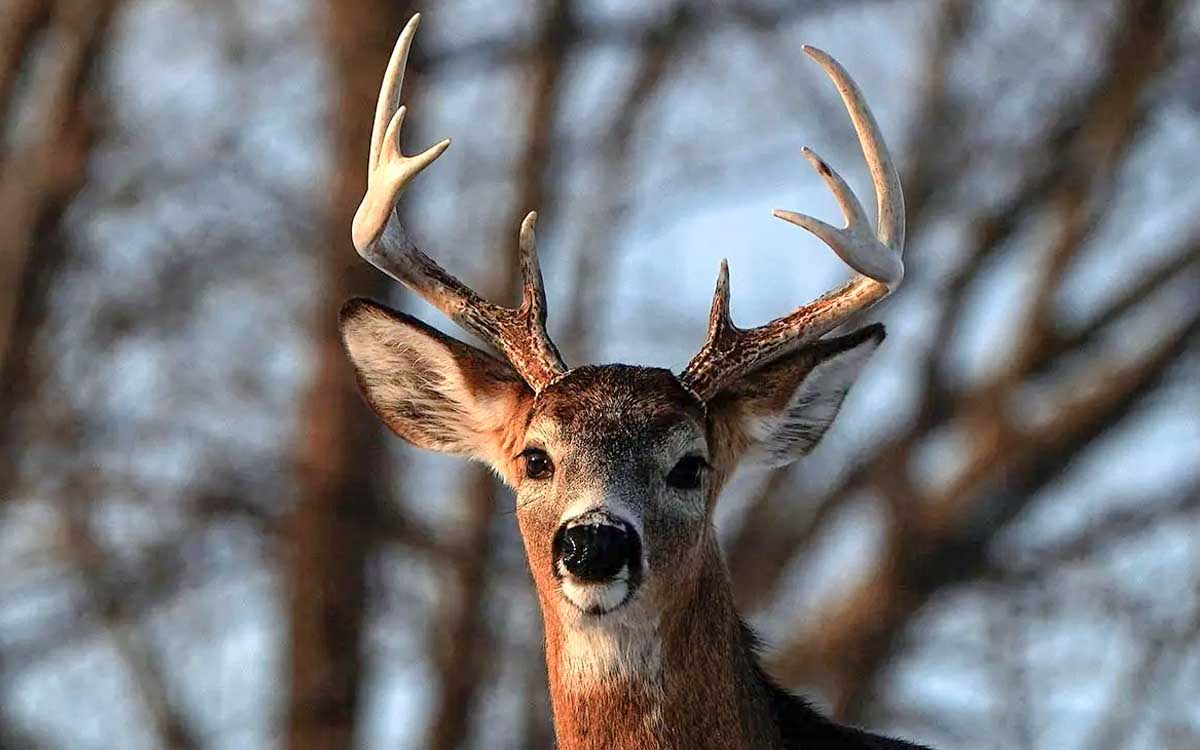
#> input picture codigo/venado.jpg, 1200 x 750 px, found by its file name
$ python p9-bordes-0040.py
#> lines starting #> are read from the running program, lines starting #| are printed output that depends on the picture; after the words box and inside, x2 and y2 are one past the last pixel; in counts of white or black regions, pixels touching at a corner belong together
# Hugo Fanian Antonio NC = 0040
# Jemplo 2 venado (NL=17)
import cv2

# Cargar imagen
imagen = cv2.imread("codigo/imagen/venado.jpg")
#> imagen is the input picture: shape (750, 1200, 3); mean B, G, R 117.9, 116, 117

# Comprobar imagen
if imagen is None:
    print("Error: no se pudo cargar la imagen.")
    exit()

# Convertir a escala de grises
gris = cv2.cvtColor(imagen, cv2.COLOR_BGR2GRAY)
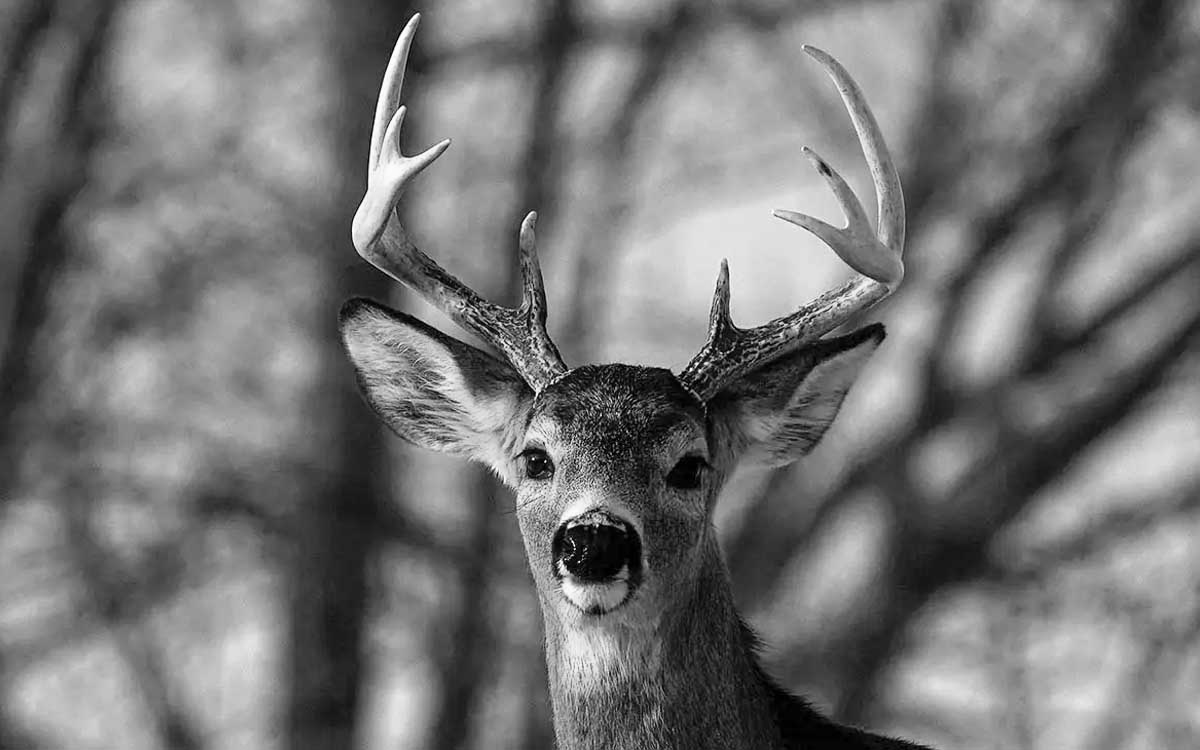
#> gris: shape (750, 1200); min 0, max 255, mean 116.5

# Convertir a imagen binaria mediante umbral
_, binaria = cv2.threshold(
    gris,
    127,
    255,
    cv2.THRESH_BINARY
)
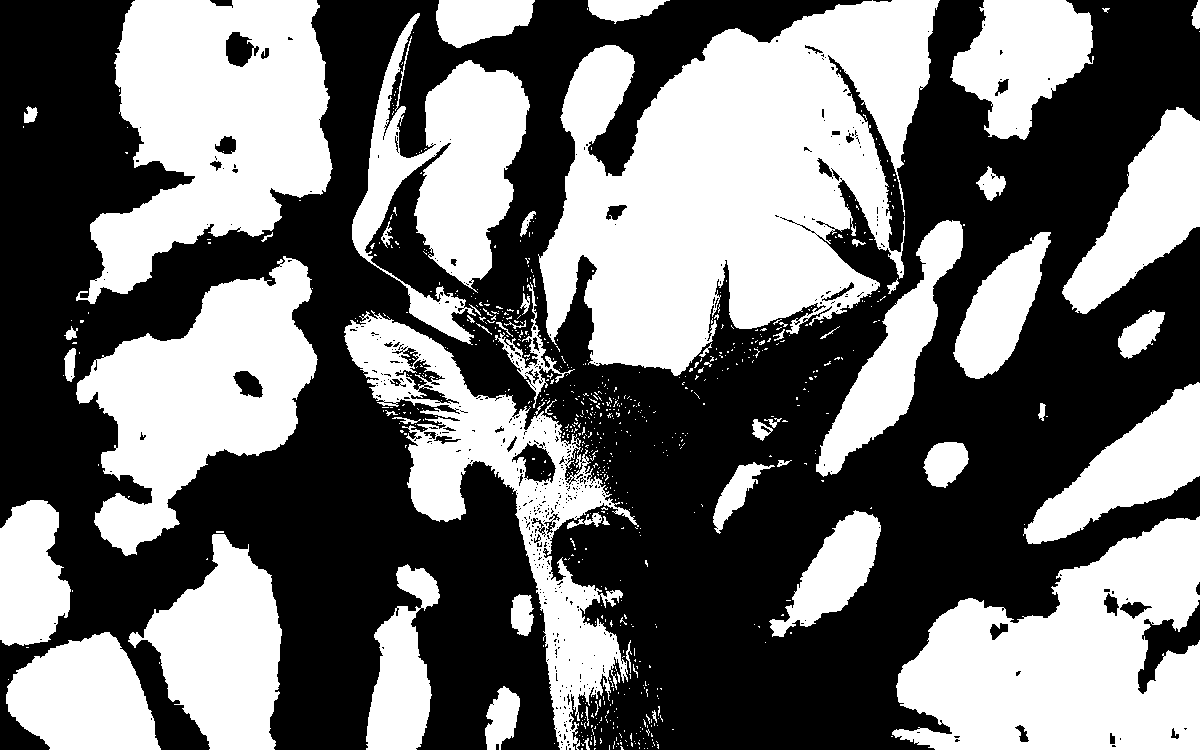
#> binaria: shape (750, 1200); 44.7% white; 742 white regions (677 under 20 px)

# Detectar contornos
contornos, jerarquia = cv2.findContours(
    binaria,
    cv2.RETR_EXTERNAL,
    cv2.CHAIN_APPROX_SIMPLE
)
#> contornos = 718 contours, 672 with area under 20; largest, box (x1, y1, x2, y2) and area: (538, 0, 940, 376) 92492, (892, 516, 1200, 750) 46424, (76, 0, 333, 304) 46164, (76, 256, 318, 556) 35091, (344, 310, 639, 750) 32258; jerarquia = 718 rows, first 6: [1, -1, -1, -1], [2, 0, -1, -1], [3, 1, -1, -1], [4, 2, -1, -1], [5, 3, -1, -1], [6, 4, -1, -1]

# Dibujar los contornos
resultado = imagen.copy()

cv2.drawContours(
    resultado,
    contornos,
    -1,
    (0, 255, 0),
    2
)
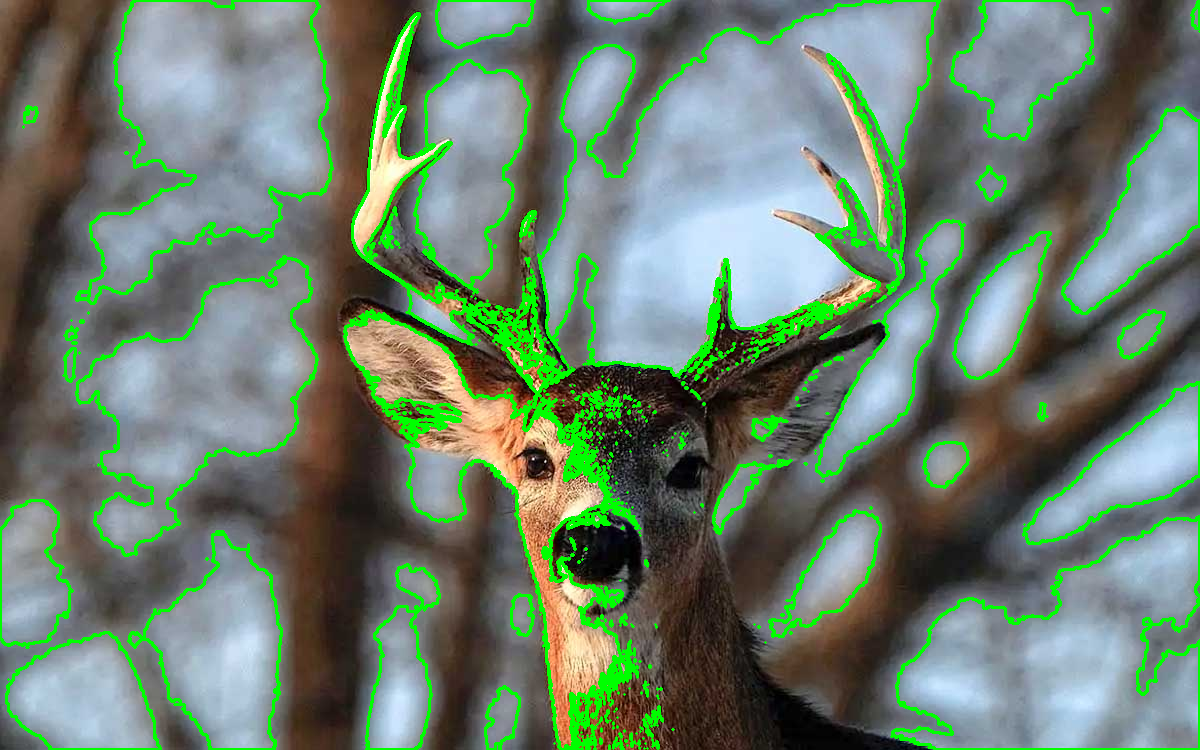
#> resultado: shape (750, 1200, 3); 8.34% of pixels changed, all inside (x1, y1, x2, y2) = (0, 0, 1200, 750)

# Mostrar resultados
cv2.imshow("Imagen original", imagen)
cv2.imshow("Imagen binaria", binaria)
cv2.imshow("Contornos detectados", resultado)

# Guardar resultado
cv2.imwrite(
    "../resultados/ejemplo2_contornos.jpg",
    resultado
)

print("Cantidad de contornos encontrados:", len(contornos))
#| Cantidad de contornos encontrados: 718
print("Resultado guardado en resultados/ejemplo2_contornos.jpg")

# Esperar
cv2.waitKey(0)

# Cerrar ventanas
cv2.destroyAllWindows()
